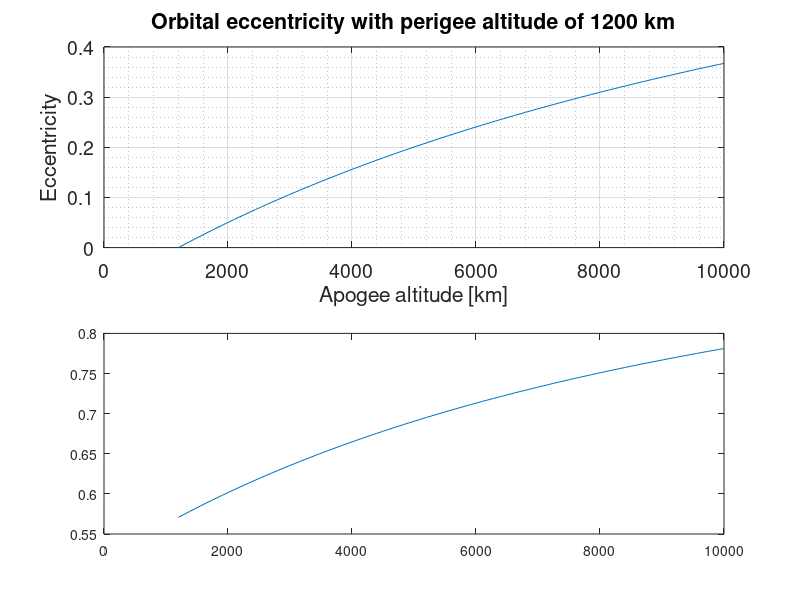

MATLAB code for this plot: (Note: this script raises an error after producing the figure.)
%% Molniya

% house keeping
clear; close all; clc;

%% Add path to spice
if 1
addpath('C:\Users\yurio\Documents\MATLAB\mice\src\mice\')
addpath('C:\Users\yurio\Documents\MATLAB\mice\lib\' )

% test run
which mice
end

%% Power dissipation
% alt = linspace(500,15000,100); % [km]
% P = alt.^2;
% plot(alt,P)
% 


%% latency check
% fsize = 20;
% msize = 10;
% 
% datay = [10; 100; 200];
% datax = [1200; 8068; 36000];
% 
% figure
% plot(datax,datay)%,'o',msize);
% title('Latency speed')
% %legend('XFoil','Experimental','location','southeast');
% xlabel('Altitude [km]');
% ylabel('Latency time [ms]');
% 
% hline(4,'Acceptable latency threshold')
% 
% set(gca,'fontsize', fsize);
% grid on; grid minor;


%% Define orbit
RE = 6378;
Mu = 398600;
i = 63.4;  % molniya inclination [deg]
    % > sets argument of perigee locked

%e = 0.73; % eccentricity (parameter)

alt_perigee = 1200*ones(1,100);  % [km]
alt_apogee = linspace(1200,10000,100);  

ra = RE + alt_apogee;
rp = RE + alt_perigee;
e = (ra-rp)./(ra+rp);

vp = sqrt(Mu/rp(1,1));

a = (ra + rp)./2;

% compute pass time
thetastart = 2* atan( sqrt((1-e)/(1+e)) * tand(90/2));
thetaend = 2*pi - thetastart;

% thruster performance
Isp = 240;
g = 9.81;
c = Isp*g/1000;

for i = 1:100
    P(i) = 1*pi*sqrt(a(i)^3/Mu);
    
    E1(i) = 2*atan( sqrt((1-e(i))/(1+e(i))) * tan(thetastart/2) );
    E2(i) = 2*pi - E1(i);
    %E2(i) = 2*atan( sqrt((1-e(i))/(1+e(i))) * tan(thetaend/2) );
    
    M1(i) = E1(i) - e(i)*sin(E1(i));
    t1(i) = M1(i)*P(i)/(2*pi);
    
    M2(i) = E2(i) - e(i)*sin(E2(i));
    t2(i) = M2(i)*P(i)/(2*pi);
    
    dt(i) = t2(i) - t1(i);
    
    dtP(i) = dt(i)/P(i);
    
    vp_mol(i) = sqrt(Mu*(2/rp(i) - 1/a(1,i)));
    
    % deltaV requirement
    dv_req(i) = vp_mol(i) - vp;
    mfrac(i) = exp(-dv_req(i)/c);
    
end

figure
fsize = 14;
subplot(2,1,1)
plot(alt_apogee,e)
xlabel('Apogee altitude [km]');
ylabel('Eccentricity');
title('Orbital eccentricity with perigee altitude of 1200 km');
set(gca,'fontsize', fsize);
grid on; grid minor;

subplot(2,1,2)
plot(alt_apogee, dtP);
yline(0.7,'--r')
chosen_apogee = 5377;
xline(chosen_apogee,'--k')

xlabel('Apogee altitude [km]');
ylabel('\Delta t / P');
title('Fraction of time spent in coverage-capable section of orbit');
set(gca,'fontsize', fsize);
grid on; grid minor;

% cost prices
figure
subplot(2,1,1)
plot(alt_apogee,dv_req);
xline(chosen_apogee,'--k')
xlabel('Apogee altitude [km]');
ylabel('\DeltaV required [km/s]');
title('\DeltaV required to enter from altitude 1200 km');
set(gca,'fontsize', fsize);
grid on; grid minor;

subplot(2,1,2)
plot(alt_apogee,mfrac);
xline(chosen_apogee,'--k')
xlabel('Apogee altitude [km]');
ylabel('Mass fraction');
title('Mass fraction from altitude 1200 km with Isp 200 s');
set(gca,'fontsize', fsize);
grid on; grid minor;


%% design point
choice.rp = RE + 1200;
choice.ra = RE + chosen_apogee;
choice.a = (choice.rp + choice.ra)/2;
choice.aratio = choice.a/RE;
choice.e = (choice.ra - choice.rp)/(choice.rp + choice.ra);
choice.P = 2*pi*sqrt(choice.a^3/Mu);
choice.P_h = choice.P/(60*60);

%% Place orbit by 3rds of E (mean anomaly)
theta_sat0 = 0;
E_sat1 = 2*pi()/3;
theta_sat1 = 2*atan(tan(E_sat1/2)*sqrt((1+e)/(1-e)));
theta_sat1_deg = theta_sat1*180/pi();
theta_sat2_deg = 2*theta_sat1_deg;

% E_sat2 = 2*2*pi()/3;
% theta_sat2 = 2*atan(tan(E_sat2/2)*sqrt((1+e)/(1-e)));
choice.vp = sqrt(Mu*(2/choice.rp - 1/choice.a));

